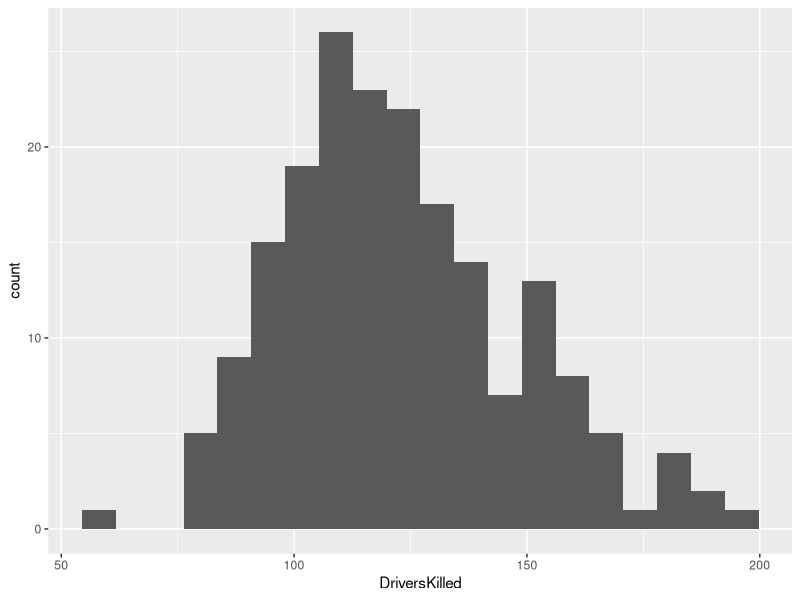
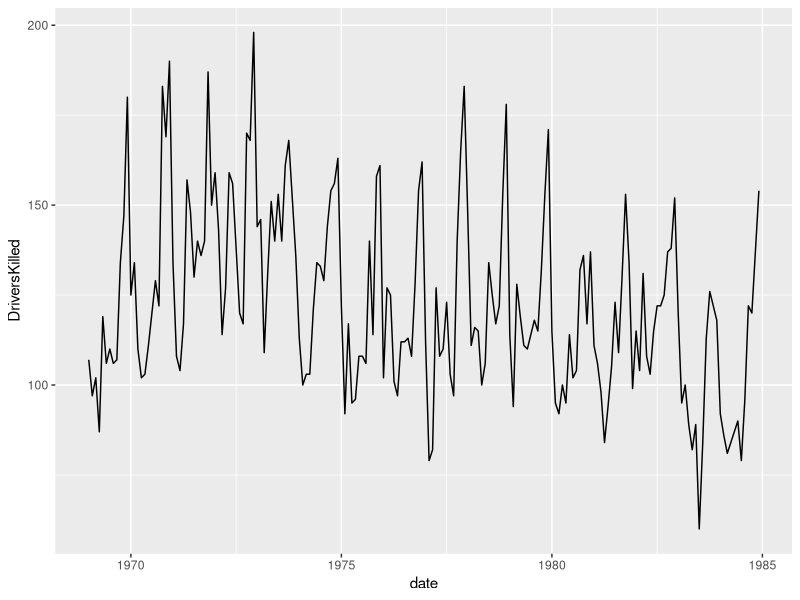
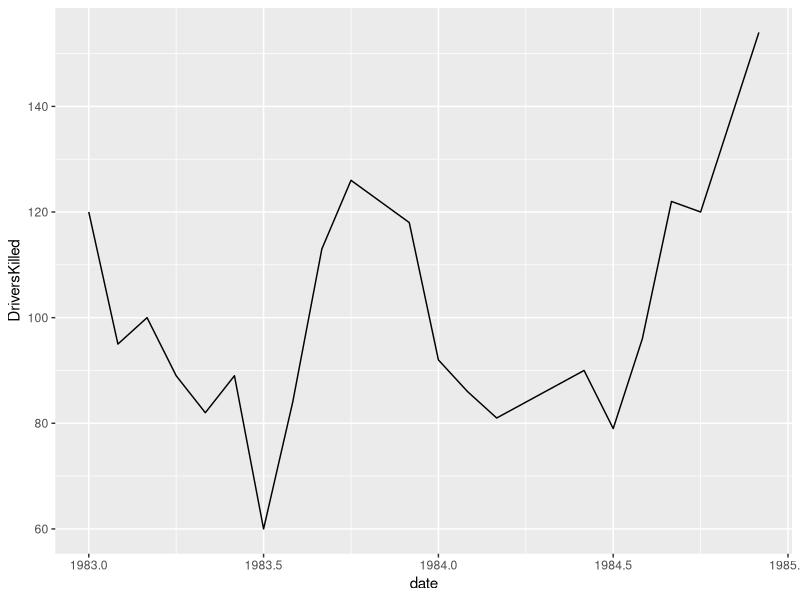

These figures' R source, in order:
library(tidyverse)
# Since it's  time series, we need to convert it into a dataframe
df <- data.frame(as.matrix(Seatbelts), date=time(Seatbelts))
df$year <- trunc(df$date)
df$month <- (df$date - df$year) * 12 + 1
# Create our graph for driverskilled

plot1 <- ggplot(data=df, mapping = aes(x=DriversKilled)) +geom_histogram(bins = 20) #distribution
plot2 <- ggplot(data=df, mapping = aes(x=date, y=DriversKilled)) + geom_line()


# filter our data
df_short = filter(df, date>=1983)
plot2_short <- ggplot(data=df_short, mapping = aes(x=date, y=DriversKilled)) + geom_line()

# descriptive statistic
#mean
mean_death = mean(df$DriversKilled)
#max
max_death = max(df$DriversKilled)
max_df_date = select(filter(df, DriversKilled==max_death), year, month)
#min
min_death = min(df$DriversKilled)
min_df_date = select(filter(df, DriversKilled==min_death), year, month)
#median
median_death = median(df$DriversKilled)


mean_death_before <- df %>% filter(year<1983) %>% summarise(average_death_before=mean(DriversKilled))
mean_death_after <- df %>% filter(!(year<1983)) %>% summarise(average_death_after=mean(DriversKilled))
